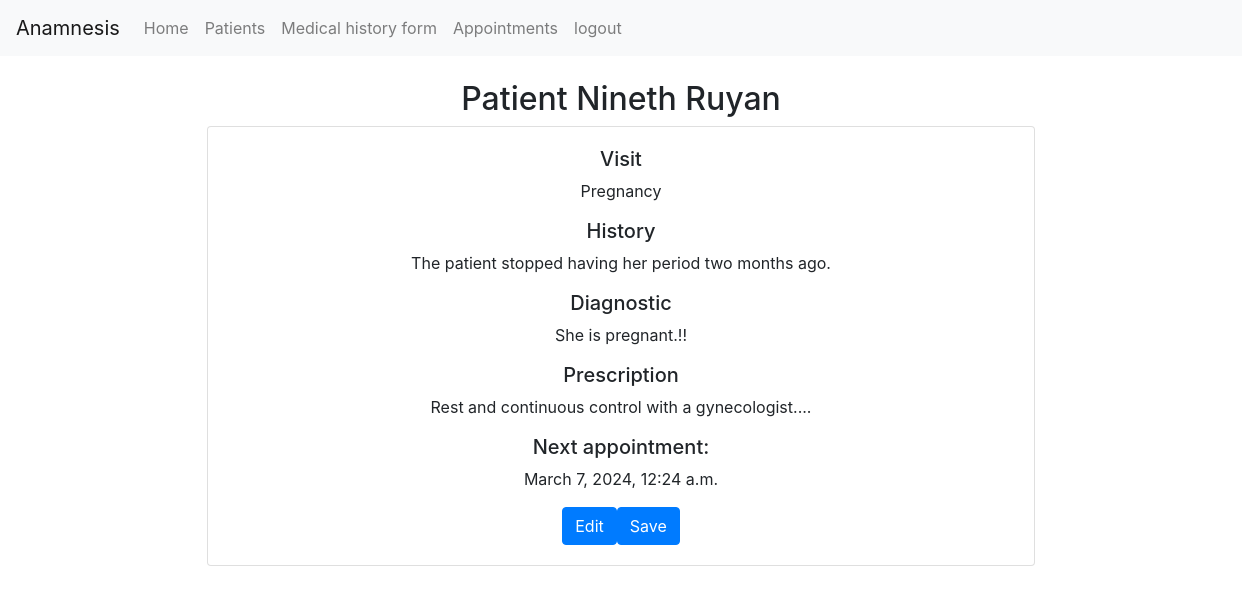
The app's page /fileview/5 (signed in), older data.
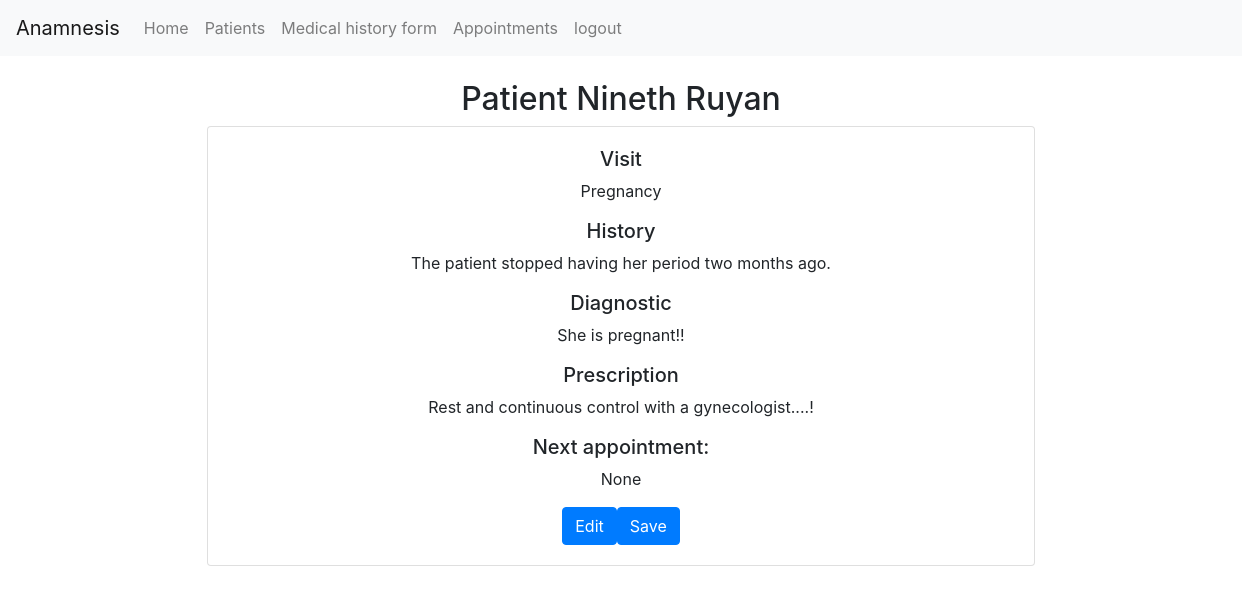
The same page, newer data.
### anamnesis/models.py (models this page shows)
class Patienthistory(models.Model):
    patient = models.ForeignKey(Patient, on_delete=models.CASCADE, blank=True, null=True, related_name="patient_history")
    date = models.DateTimeField() #date the file was created
    diagnostic =models.CharField(max_length=500, blank=True, null=True)
    history =models.CharField(max_length=500, blank=True, null=True) # Explanation of the symptoms
    prescription = models.CharField(max_length=500, blank=True, null=True)
    visit = models.CharField(max_length=30, blank=True, null=True) # Reason the patient is visiting
    nextappointment = models.DateTimeField(null=True, blank=True)

class Patient(models.Model):
    doctor = models.ForeignKey(User, on_delete=models.CASCADE, blank=True, null=True, related_name="patients")
    name = models.CharField(max_length=25, blank=True)
    lastname = models.CharField(max_length=25, blank=True)
    address = models.CharField(max_length=50, blank=True, null=True)
    city = models.CharField(max_length=30, blank=True, null=True)
    state = models.CharField(max_length=20, blank=True, null=True)
    phonenumber = models.CharField(max_length=15, blank=True, null=True)
    date = models.DateTimeField(null=True)
    def __str__(self):
        return f"Patient {self.name} {self.lastname}"

### anamnesis/views.py (the view)
# urls.py: path("fileview/<int:file_id>", views.fileview, name="fileview"),
def fileview(request, file_id):
    fileofpatient = Patienthistory.objects.get(pk=file_id)
    return render(request, "anamnesis/fileview.html", {
        "fileofpatient": fileofpatient,
    })

### anamnesis/templates/anamnesis/fileview.html (shortened to what this page needs)
{% extends "anamnesis/layout.html" %}
{% load static %}
{% block body %}
{% if user.is_authenticated %}
    <h2 class="mt-4" style="text-align: center;">{{fileofpatient.patient}}</h2>
        <div class="card container col-sm-8" style="text-align: center;">
            <div class="card-body">
                <h5 class="card-title mb-2">Visit</h5>
                <p class="card-text">{{fileofpatient.visit}}</p>
                <h5 class="card-subtitletitle mb-2">History</h5>
                <p class="card-text">{{fileofpatient.history}}</p>
                <h5 class="card-title mb-2">Diagnostic</h5>
                <p id="diagnostic_{{fileofpatient.id}}" class="card-text">{{fileofpatient.diagnostic}}</p>
                <h5 class="card-title mb-2">Prescription</h5>
                <p id="prescription_{{fileofpatient.id}}" class="card-text">{{fileofpatient.prescription}}</p>
                <h5 class="card-title mb-2">Next appointment:</h5>
                <p id="nextappointment_{{fileofpatient.id}}" class="card-text">{{fileofpatient.nextappointment}}</p>
                <button type="button" class="btn btn-primary" onclick="edit({{fileofpatient.id}})">Edit</button><button type="button" class="btn btn-primary" onclick="save({{fileofpatient.id}})">Save</button>
            </div>
        </div>
{% else %}
<h1>403  You do not have access. Log in</h1>
{% endif %}
{% endblock %}

### anamnesis/templates/anamnesis/layout.html (shortened to what this page needs)
{% load static %}
<!DOCTYPE html>
<html lang="en">
    <head>
        <link rel="stylesheet" href="https://stackpath.bootstrapcdn.com/bootstrap/4.4.1/css/bootstrap.min.css">
        <link href="{% static 'anamnesis/styles.css' %}" rel="stylesheet">
    </head>
    <body>
        {% if user.is_authenticated %}
            <nav class="navbar navbar-expand-lg navbar-light bg-light">
                <a class="navbar-brand" href="#">Anamnesis</a>
                <div class="collapse navbar-collapse" id="navbarSupportedContent">
                    <ul class="navbar-nav mr-auto">
                        <li class="nav-item">
                            <a class="nav-link" href="{% url 'index' %}">Home</a>
                        </li>
                        <li class="nav-item">
                            <a class="nav-link" href="{% url 'patient' %}">Patients</a>
                        </li>
                        <li class="nav-item">
                            <a class="nav-link" href="#">Medical history form</a>
                        </li>
                        <li class="nav-item">
                            <a class="nav-link" href="{% url 'appointments' %}">Appointments</a>
                        </li>
                        <li class="nav-item">
                            <a class="nav-link" href="{% url 'logout' %}">logout</a>
                        </li>
                    </ul>
                </div>
            </nav>
        {% endif %}
        {% block body %}
        {% endblock %}
</html>

### anamnesis/static/anamnesis/styles.css (style rules this page uses)
nav { width: 100%; box-sizing: content-box; overflow: scroll; }
body { position: relative; }

Row changes from the older to the newer data that the page shows:
changed Patienthistory "Pregnancy": diagnostic "She is pregnant.!!" → "She is pregnant!!"; prescription "Rest and continuous control with a gynecologist...." → "Rest and continuous control with a gynecologist....!"; nextappointment "March 7, 2024, 12:24 a.m." → "None"
